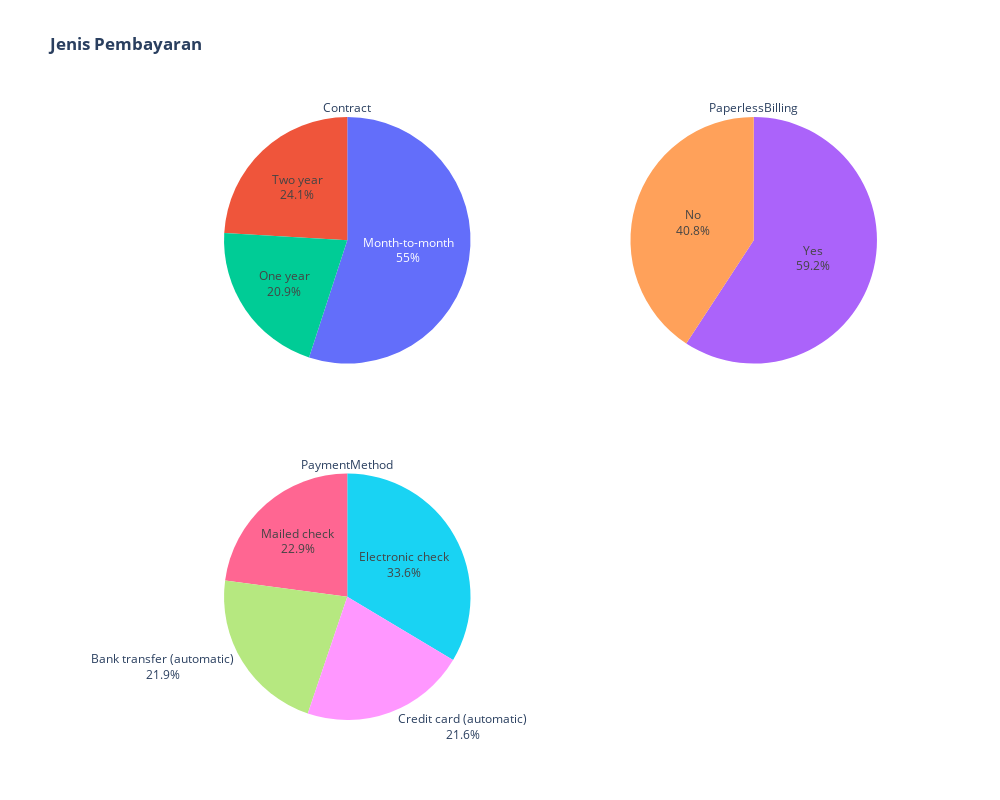

Notebook cell for this chart:
### Markdown cell above
Hasilnya, mayoritas pelanggan yang menggunakan internet untuk Streaming Movies dan Streaming TV adalah pelanggan dengan kelompok usia muda (< 65 tahun), sehingga dapat diasumsikan bahwa mayoritas pelanggan yang beralih pada kedua fitur ini adalah pelanggan dengan usia muda (< 65 tahun), kemungkinan churn alasannya adalah membesarnya biaya bulanan karena pengunaan kedua fitur ini.

### Code cell
fig = make_subplots(rows=2, 
                    cols=2,                                             
                    specs=[[{'type':'Pie'},{'type':'Pie'}],[{'type':'Pie'},None]]
                    )

fig.add_trace(go.Pie(labels = df["Contract"],
                     title  = "Contract",
                     textinfo= 'label+percent', 
                     name   =  "Menggunakan?"),
              1, 1)

fig.add_trace(go.Pie(labels = df["PaperlessBilling"], 
                     title  = "PaperlessBilling",
                     textinfo= 'label+percent',
                     name   =  "Menggunakan?"),
              1, 2)

fig.add_trace(go.Pie(labels = df["PaymentMethod"], 
                     title  = "PaymentMethod",
                     textinfo= 'label+percent',
                     name   =  "Menggunakan?"),
              2, 1)

fig.update_layout(title_text="<b>Jenis Pembayaran<b>",
                  showlegend= False,  
                  width=1000, 
                  height=800
                 )

fig.show()
plotly.offline.plot(fig, filename = 'plot.html')

### Figure 1 — Plotly figure (JSON) as saved in the notebook; plotly's stock layout.template omitted (floating-point values rounded to 4 significant figures; data arrays with more than 128 entries replaced by an {"elided": "..."} marker saying what was removed)
{"data": [{"domain": {"x": [0, 0.45], "y": [0.575, 1]}, "labels": {"elided": "7043 str values"}, "name": "Menggunakan?", "textinfo": "label+percent", "title": {"text": "Contract"}, "type": "pie"}, {"domain": {"x": [0.55, 1], "y": [0.575, 1]}, "labels": {"elided": "7043 str values"}, "name": "Menggunakan?", "textinfo": "label+percent", "title": {"text": "PaperlessBilling"}, "type": "pie"}, {"domain": {"x": [0, 0.45], "y": [0, 0.425]}, "labels": {"elided": "7043 str values"}, "name": "Menggunakan?", "textinfo": "label+percent", "title": {"text": "PaymentMethod"}, "type": "pie"}], "layout": {"height": 800, "showlegend": false, "title": {"text": "<b>Jenis Pembayaran<b>"}, "width": 1000}}
